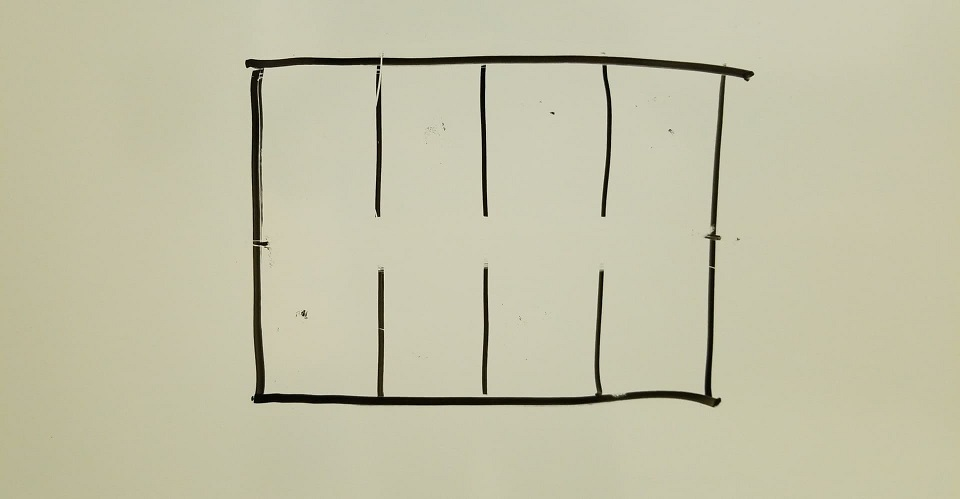
#> input picture camera_receiver/Data/parking.jpg, 960 x 499 px, given in place of mjpeg, which was not available
$ python main.py   (older library calls are emulated)
#> lines starting #> are read from the running program, lines starting #| are printed output that depends on the picture; after the words box and inside, x2 and y2 are one past the last pixel; in counts of white or black regions, pixels touching at a corner belong together; pictures that were not available may be replaced by others from this repository, and a replacement may not be noted
### camera_receiver/extract_parking.py
import imutils
import numpy as np
import cv2
from random import randint

from extract_car import extract_car
from extract_rectangle import extract_rectangle


def extract_parking(img):
    gray = cv2.cvtColor(img, cv2.COLOR_BGR2GRAY)

    ret, thresh = cv2.threshold(gray, 127, 255, 1)

    # cv2.imshow('Resultat', thresh)
    # cv2.waitKey(0)

    kernel = np.ones((3, 3), np.uint8)
    # res = cv2.erode(thresh,kernel,iterations = 1)
    # kernel = np.ones((11, 11), np.uint8)
    res = cv2.morphologyEx(thresh, cv2.MORPH_OPEN, kernel)
    kernel = np.ones((9, 9), np.uint8)
    res = cv2.dilate(res, kernel, iterations=3)
    # [15 lines of commented-out code are left out]
    contours, hierarchy = cv2.findContours(res, cv2.RETR_TREE, cv2.CHAIN_APPROX_SIMPLE)

    for cnt in contours:
        if cv2.contourArea(cnt) < 1000:
            continue
        rect = cv2.minAreaRect(cnt)
        box = cv2.boxPoints(rect)
        box = np.int0(box)
        cv2.drawContours(res, [box], 0, (255, 255, 255), 20)
        # cv2.rectangle(res, (x, y), (x + w, y + h), (255,255,255), 20)

        # cv2.drawContours(img, [cnt], 0, (randint(0,255), randint(0,255), randint(0,255)), -1)

    return res


# [13 lines that do not run on import are left out]

### camera_receiver/extract_rectangle.py
from random import randint

import numpy as np
import cv2


def extract_rectangle(img, res):
    # gray = cv2.cvtColor(img, cv2.COLOR_BGR2GRAY)
    #
    # ret, thresh = cv2.threshold(gray, 127, 255, 1)
    res = cv2.bitwise_not(res)
    # cv2.imshow('Resultat', res)
    # cv2.waitKey(0)
    contours, h = cv2.findContours(res, 1, 2)

    areas = [cv2.contourArea(c) for c in contours]
    median = 0
    if len(areas) != 0:
        median = np.median(areas)
    mini = 7000
    maxi = 14000
    positions = []
    for index in range(len(contours)):
        if mini > areas[index] or maxi < areas[index]:
            continue
        cnt = contours[index]
        approx = cv2.approxPolyDP(cnt, 0.01 * cv2.arcLength(cnt, True), True)
        if len(approx)==4:
            cv2.drawContours(img, [cnt], 0, (0, 200, 0), -1)
            M = cv2.moments(cnt)
            cX = int(M["m10"] / M["m00"])
            cY = int(M["m01"] / M["m00"])
            positions.append((cX, cY))

    return img, positions


# [10 lines that do not run on import are left out]

### camera_receiver/extract_car.py
import imutils
import numpy as np
import cv2
from random import randint

from extract_rectangle import extract_rectangle


def extract_car(img, result):
    gray = cv2.cvtColor(img, cv2.COLOR_BGR2GRAY)

    ret, thresh = cv2.threshold(gray, 0, 255, cv2.THRESH_BINARY + cv2.THRESH_OTSU)
    # ret, thresh = cv2.threshold(gray, 40, 255, 1)

    # cv2.imshow('Resultat', thresh)
    # cv2.waitKey(0)

    kernel = np.ones((3, 3), np.uint8)
    # res = cv2.erode(thresh,kernel,iterations = 1)
    # kernel = np.ones((11, 11), np.uint8)
    res = cv2.morphologyEx(thresh, cv2.MORPH_CLOSE, kernel)
    kernel = np.ones((3, 3), np.uint8)
    res = cv2.erode(res,kernel,iterations = 3)
    res = cv2.dilate(res,kernel,iterations = 3)


    # cv2.imshow('Resultat', res)
    # cv2.waitKey(0)
    contours, h = cv2.findContours(res, 1, 2)

    areas = [cv2.contourArea(c) for c in contours]
    # print(areas)
    median = 0
    if len(areas) != 0:
        median = np.median(areas)
    mini = 2000
    maxi = 13000
    positions = []
    for index in range(len(contours)):
        if mini > areas[index] or maxi < areas[index]:
            continue
        cnt = contours[index]
        cv2.drawContours(result, [cnt], 0, (0, 0, 200), -1)
        M = cv2.moments(cnt)
        cX = int(M["m10"] / M["m00"])
        cY = int(M["m01"] / M["m00"])
        positions.append((cX, cY))

    return result, positions


# [12 lines that do not run on import are left out]

### camera_receiver/main.py
import json

import numpy as np
import cv2
from scipy.spatial import distance
import time, threading
import urllib.request


from extract_car import extract_car
from extract_rectangle import extract_rectangle
from extract_parking import extract_parking

NB_PARKING_SPOTS = 10
ACCUMULATION = 10
MAX_DIST = 30


def find_parking(show_output):
    cap = cv2.VideoCapture("http://10.200.9.248:8080/video/mjpeg")

    accumulator_free = []
    accumulator_occupied = []

    global available_parking

    while(True):
        ret, frame = cap.read()
        height, width = frame.shape[:2]

        frame = frame[0:height, 0:2*(width//3)]
        frame_copy = frame.copy()
        res = extract_parking(frame)
        res, positions_free = extract_rectangle(frame, res)
        res, positions_occupied = extract_car(frame, res)
        for acc_free in accumulator_free:
            acc_free[1] -= 1
        for pos_free in positions_free:
            pos_found = False
            for acc_free in accumulator_free:
                dist = distance.euclidean(pos_free, acc_free[0])
                if dist < MAX_DIST:
                    acc_free[1] += 2
                    pos_found = True
                    break
            if not pos_found:
                accumulator_free.append([pos_free, 1, False, 'f'])
        i = 0
        while i < len(accumulator_free):
            if accumulator_free[i][1] >= ACCUMULATION:
                accumulator_free[i][1] = ACCUMULATION
                accumulator_free[i][2] = True
            elif accumulator_free[i][1] == 0:
                accumulator_free.pop(i)
                continue
            i += 1
        total_spots = 0
        for acc_free in accumulator_free:
            if acc_free[2]:
                cv2.circle(frame_copy, acc_free[0], 30, (0, 200, 0), -1)
                total_spots += 1


        #######

        for acc_occ in accumulator_occupied:
            acc_occ[1] -= 1
        for pos_occ in positions_occupied:
            skip = False
            for acc_free in accumulator_free:
                if distance.euclidean(pos_occ, acc_free[0]) < MAX_DIST * 1.5:
                    skip = True
            pos_found = False
            for acc_occ in accumulator_occupied:
                dist = distance.euclidean(pos_occ, acc_occ[0])
                if dist < MAX_DIST:
                    if skip:
                        acc_occ[1] = 0
                    else:
                        acc_occ[1] += 2
                    pos_found = True
                    break
            if not pos_found:
                accumulator_occupied.append([pos_occ, 1, False, 'o'])
        i = 0
        while i < len(accumulator_occupied):
            if accumulator_occupied[i][1] >= ACCUMULATION:
                accumulator_occupied[i][1] = ACCUMULATION
                accumulator_occupied[i][2] = True
            elif accumulator_occupied[i][1] == 0:
                accumulator_occupied.pop(i)
                continue
            i += 1
        for acc_free in accumulator_occupied:
            if acc_free[2]:
                cv2.circle(frame_copy, acc_free[0], 30, (0, 0, 200), -1)
                total_spots += 1
        if show_output:
            cv2.imshow('frame', frame_copy)

        # if total_spots == NB_PARKING_SPOTS:
        merged_list = accumulator_free + accumulator_occupied
        spots = sorted(merged_list, key=lambda acc: acc[0][0])
        list_up = []
        list_down = []
        for item in spots:
            if item[0][1] < height / 2:
                list_up.append(item)
            else:
                list_down.append(item)
        # spots = sorted(spots, key=lambda acc: acc[0][1])
        available_parking = []
        for s in range(len(list_up)):
            if list_up[s][-1] == 'f':
                available_parking.append(s)

        for s in range(len(list_down)):
            if list_down[s][-1] == 'f':
                available_parking.append(s + 5)
            # print(available_parking)

        if cv2.waitKey(1) & 0xFF == ord('q'):
            break

    cap.release()
    if show_output:
        cv2.destroyAllWindows()


def send_to_server():
    global available_parking
    print(available_parking)
    try:
        url = "http://35.203.84.127:3000/"
        req = urllib.request.Request(url)
        req.add_header('Content-Type', 'application/json; charset=utf-8')
        body = {'parkings': available_parking}
        jsondata = json.dumps(body)
        jsondataasbytes = jsondata.encode('utf-8')
        req.add_header('Content-Length', len(jsondataasbytes))
        response = urllib.request.urlopen(req, jsondataasbytes)
    except Exception:
        pass
    threading.Timer(1.0, send_to_server).start()


if __name__ == '__main__':
    global available_parking
    available_parking = []
    send_to_server()
#> (the call stopped at in send_to_server, `response = urllib.request.urlopen(req, jsondataasbytes)`: the network is not available in this run)
    try_again = True
    while try_again:
        try:
            try_again = False
            find_parking(True)
#> in find_parking, frame is the input picture: shape (499, 960, 3); mean B, G, R 166.1, 192, 194
#> in find_parking, `frame = frame[0:height, 0:2*(width//3)]`:
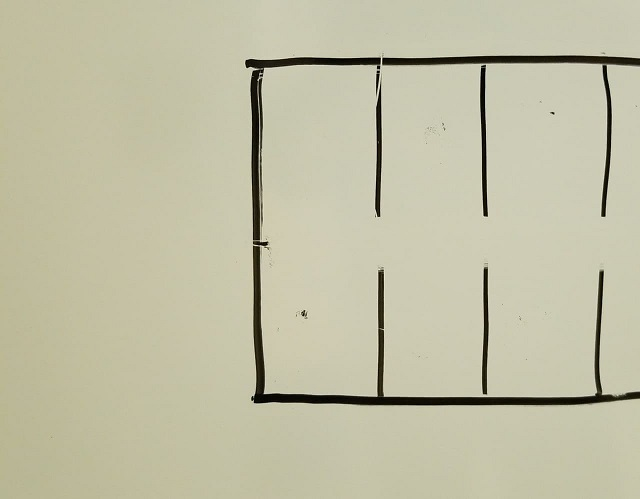
#> frame: shape (499, 640, 3); mean B, G, R 165, 190.5, 192.5
#> in extract_parking, `gray = cv2.cvtColor(img, cv2.COLOR_BGR2GRAY)`:
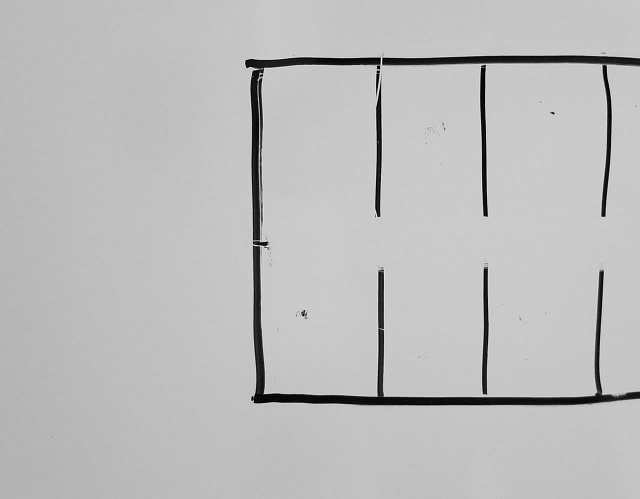
#> gray: shape (499, 640); min 0, max 252, mean 188.2
#> in extract_parking, `ret, thresh = cv2.threshold(gray, 127, 255, 1)`:
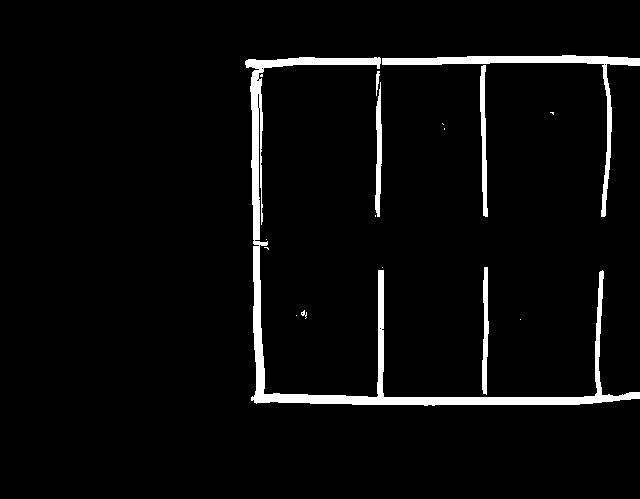
#> thresh: shape (499, 640); 4% white; 17 white regions (10 under 20 px), largest, box (x1, y1, x2, y2) and area: (245, 57, 640, 406) 8283, (382, 55, 640, 217) 2574, (480, 65, 488, 217) 706
#> in extract_parking, `res = cv2.morphologyEx(thresh, cv2.MORPH_OPEN, kernel)`: res: shape (499, 640); 3.9% white; 10 white regions, largest, box (x1, y1, x2, y2) and area: (251, 246, 640, 406) 5637, (245, 57, 381, 240) 2348, (382, 55, 640, 66) 1899
#> in extract_parking, `res = cv2.dilate(res, kernel, iterations=3)`:
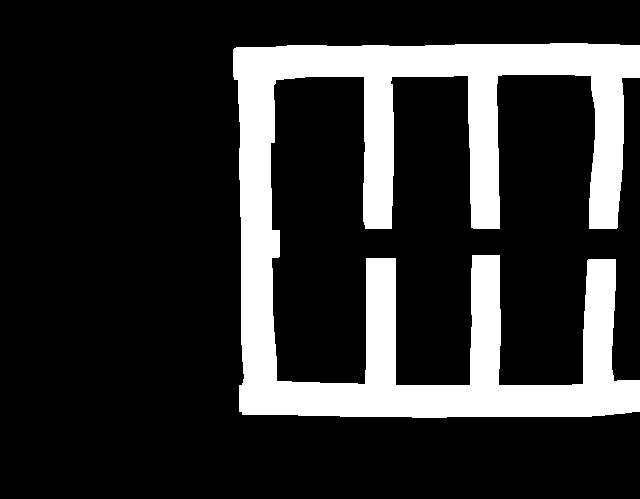
#> res: shape (499, 640); 19.1% white; 1 white region
#> in extract_parking, `contours, hierarchy = cv2.findContours(res, cv2.RETR_TREE, cv2.CHAIN_A..`: contours = 1 contour; box (x1, y1, x2, y2) and area: (233, 43, 640, 418) 59166
#> the loop in extract_parking, `for cnt in contours:` made 1 pass
#> (rect, box) on pass 1: (((437.2, 230.4), (406.2, 373.3), -0.395), [[235, 418], [232, 45], [638, 42], [641, 415]])
#> after the loop in extract_parking, `for cnt in contours:`:
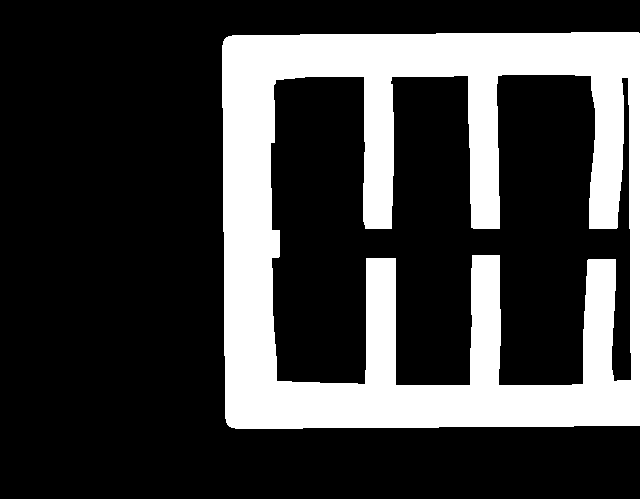
#> res: shape (499, 640); 24.9% white; 1 white region, box (x1, y1, x2, y2) and area: (222, 32, 640, 429) 79649
#> in extract_rectangle, `res = cv2.bitwise_not(res)`: res: shape (499, 640); 75.1% white; 1 black region
#> in extract_rectangle, `contours, h = cv2.findContours(res, 1, 2)`: contours = 2 contours; box (x1, y1, x2, y2) and area: (0, 0, 640, 499) 153765, (271, 75, 631, 385) 82910; h = [[1, -1, -1, -1], [-1, 0, -1, -1]]
#> in extract_rectangle, `areas = [cv2.contourArea(c) for c in contours]`: areas = [82910.5, 153765]
#> in extract_rectangle, `median = np.median(areas)`: median = 118337.8
#> the loop in extract_rectangle, `for index in range(len(contours)):` made 2 passes
#> after the loop in extract_rectangle, `for index in range(len(contours)):`: positions = []
#> in extract_car, `ret, thresh = cv2.threshold(gray, 0, 255, cv2.THRESH_BINARY + cv2.THRE..`:
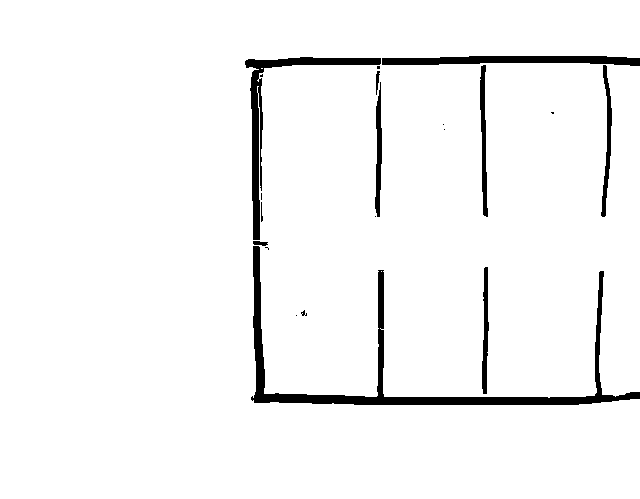
#> thresh: shape (499, 640); 96.1% white; 20 black regions (10 under 20 px), largest, box (x1, y1, x2, y2) and area: (251, 246, 640, 405) 5539, (245, 57, 381, 240) 2464, (382, 56, 640, 66) 1856
#> in extract_car, `ret, thresh = cv2.threshold(gray, 0, 255, cv2.THRESH_BINARY + cv2.THRE..`: ret = 111
#> in extract_car, `res = cv2.morphologyEx(thresh, cv2.MORPH_CLOSE, kernel)`: res: shape (499, 640); 96.2% white; 12 black regions (1 under 20 px), largest, box (x1, y1, x2, y2) and area: (253, 246, 640, 405) 5519, (245, 57, 381, 240) 2251, (382, 56, 640, 66) 1856
#> in extract_car, `res = cv2.erode(res,kernel,iterations = 3)`: res: shape (499, 640); 92.3% white; 2 black regions, box (x1, y1, x2, y2) and area: (242, 53, 640, 408) 23135, (372, 93, 385, 220) 1382
#> in extract_car, `res = cv2.dilate(res,kernel,iterations = 3)`:
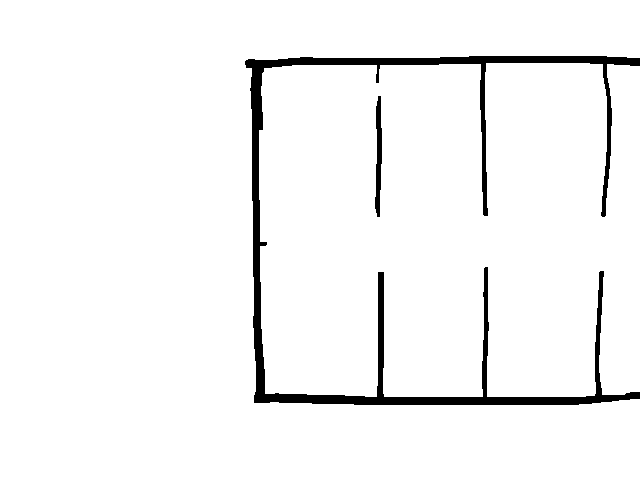
#> res: shape (499, 640); 96.1% white; 2 black regions
#> in extract_car, `contours, h = cv2.findContours(res, 1, 2)`: contours = 3 contours; box (x1, y1, x2, y2) and area: (0, 0, 640, 499) 183594, (259, 63, 640, 397) 120934, (374, 95, 383, 218) 695; h = [[1, -1, -1, -1], [2, 0, -1, -1], [-1, 1, -1, -1]]
#> in extract_car, `areas = [cv2.contourArea(c) for c in contours]`: areas = [695, 120934, 183594.5]
#> in extract_car, `median = np.median(areas)`: median = 120934
#> the loop in extract_car, `for index in range(len(contours)):` made 3 passes
#> after the loop in extract_car, `for index in range(len(contours)):`: positions = []
#> after the loop in find_parking, `while i < len(accumulator_free):`: i = 0
#> after the loop in find_parking, `for pos_occ in positions_occupied:`: accumulator_occupied = []
#> after the loop in find_parking, `while i < len(accumulator_occupied):`: i = 0
#> in find_parking, `merged_list = accumulator_free + accumulator_occupied`: merged_list = []
#> (key q is pressed here)
        except AttributeError:
            print("Server not found, trying again ...")
            try_again = True
